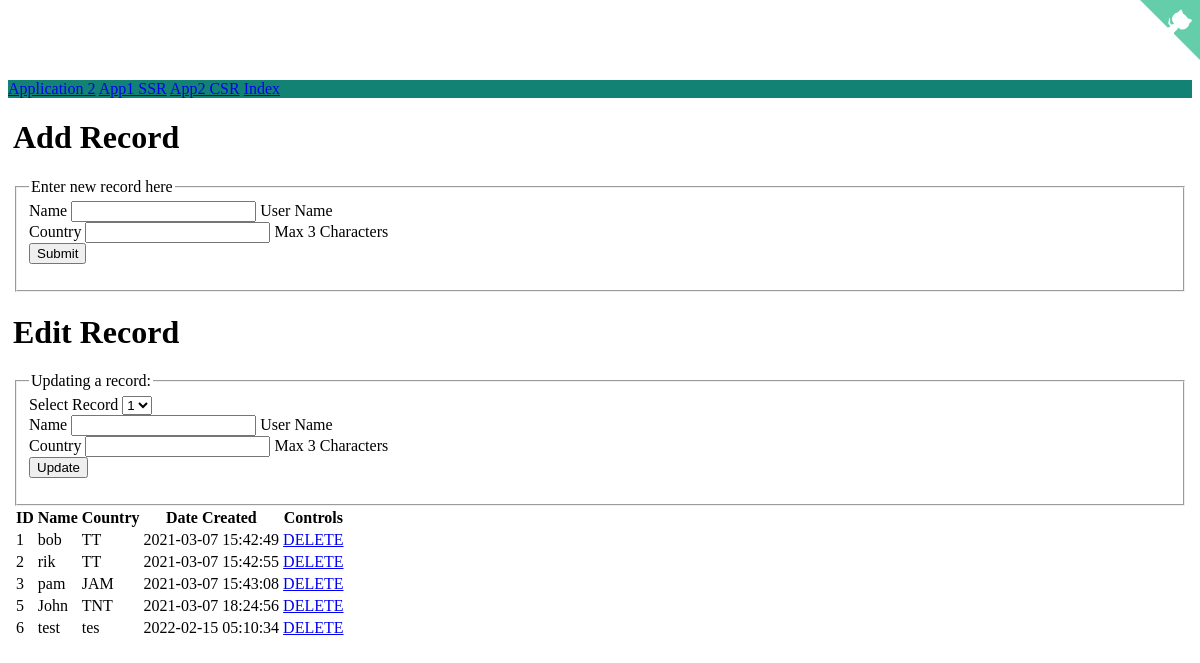
Page /app1 on the earlier database version.
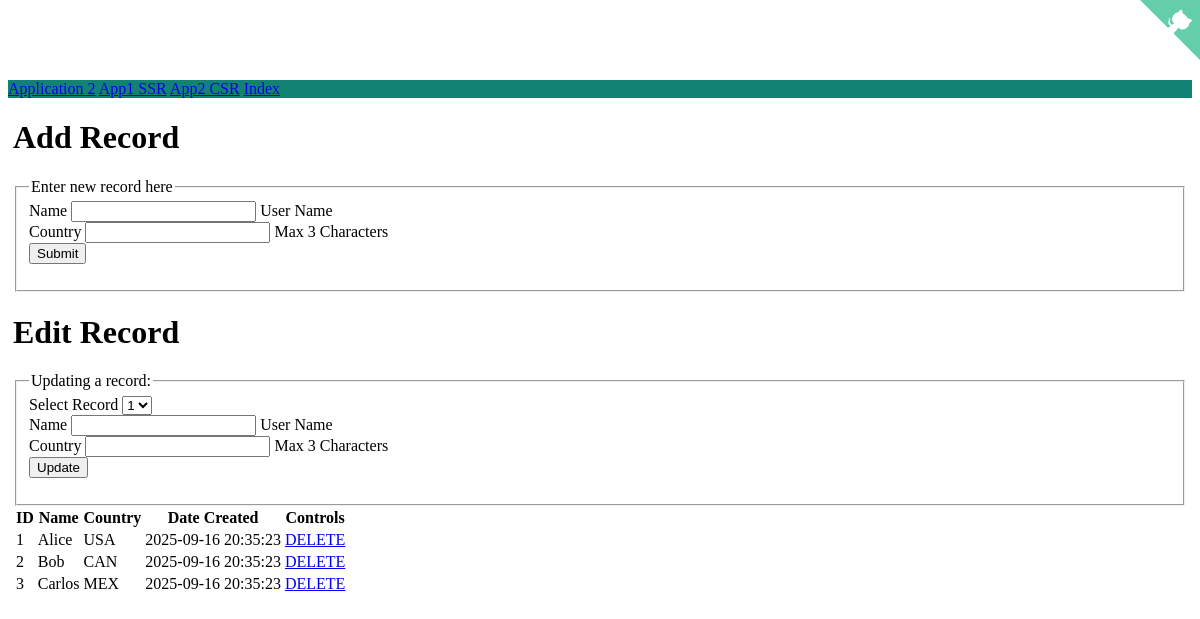
Same page on the later database version.
### main.py (models this page shows, shortened)
class Person(db.Model):
    __tablename__ = 'persons'
    id = Column(Integer, primary_key=True, autoincrement="auto")
    name = Column(String(50), unique=True)
    date_created = Column(DateTime(), server_default=func.now())
    country = Column(String(3), default='TnT')
    def toDict(self):
        return {
            'id': self.id,
            'name': self.name,
            'date_created': self.date_created,
            'country': self.country
        }

### main.py (the view)
@app.route('/app1')
def app1():
    records = Person.query.all()
    records = list(map(lambda object: object.toDict(), records))
    response = jsonify(records)
    return render_template("app1.html", person=None, records=records)

### templates/app1.html (shortened to what this page needs)
<html lang="en">
    <head>
        <link rel="stylesheet" href="https://unpkg.com/bootstrap-material-design@4.1.1/dist/css/bootstrap-material-design.min.css">
    </head>
    <body>
    <a href="https://github.com/Snickdx/flaskSample" class="github-corner" aria-label="View source on GitHub">
    </a>
        <nav class='navbar navbar-expand-md navbar-dark fixed-top bg-dark'>
            <a class="navbar-brand" href="#">Application 2</a>
            <a href="/app1" role="button" class="btn btn-primary btn-raised active" aria-pressed="true">App1 SSR</a>
            <a href="/app2" role="button" class="btn btn-primary btn-raised">App2 CSR</a>
            <a href="/" role="button" class="btn btn-primary btn-raised">Index</a>
        </nav>
        <div class="container">
            <div class="row">
                <div class="col-sm-4">
                        <div class="row">
                            <div>
                                <h1>Add Record</h1>
                            </div>
                        </div>
                        <div class="row">
                            <fieldset>
                                <legend>Enter new record here</legend>
                                <form method="POST" action="/persons">
                                  <div class="form-group">
                                    <label for="nameText" class="bmd-label-floating">Name</label>
                                    <input type="text" name="name" class="form-control" id="nameText">
                                    <span class="bmd-help">User Name</span>
                                  </div>
                                  <div class="form-group">
                                    <label for="countryText" class="bmd-label-floating">Country</label>
                                    <input type="text" name="country" maxlength="3" class="form-control" id="countryText">
                                    <span class="bmd-help">Max 3 Characters</span>
                                  </div>
                                  <button type="submit" class="btn btn-primary btn-raised">Submit</button>
                                </form>
                            </fieldset>
                        </div>
                        <div class="row">
                            <h1>Edit Record</h1>
                        </div>
                        <div class="row">
                            <fieldset>
                                <legend>Updating a record:</legend>
                                <form method="POST" action="/persons/update">
                                    <div class="form-group">
                                        <label for="recSelect">Select Record</label>
                                        <select name="id" class="form-control">
                                            {% for user in records %}
                                                <option>{{user.id}}</option>
                                            {% endfor %}
                                        </select>
                                    </div>
                                    <div class="form-group">
                                        <label for="nameText" class="bmd-label-floating">Name</label>
                                        <input type="text" name="name" class="form-control" value="" id="nameText">
                                        <span class="bmd-help">User Name</span>
                                    </div>
                                    <div class="form-group">
                                        <label for="countryText" class="bmd-label-floating">Country</label>
                                        <input type="text" name="country" maxlength="3" value="" class="form-control"
                                            id="countryText">
                                        <span class="bmd-help">Max 3 Characters</span>
                                    </div>
                                        <button type="submit" class="btn btn-primary btn-raised">Update</button>
                                </form>
                            </fieldset>
                        </div>
                </div>
                <div class="col-sm-8">
                    <table class="table table-striped table-hover">
                        <thead class="thead-dark">
                            <tr>
                                <th>ID</th><th>Name</th><th>Country</th><th>Date Created</th><th>Controls</th>
                            </tr>
                        </thead>
                        <tbody>
                            {% for user in records %}
                            <tr>
                                <td>{{user.id}}</td>
                                <td>{{user.name}}</td>
                                <td>{{user.country}}</td>
                                <td>{{user.date_created}}</td>
                                <td>
                                    <a class="btn btn-primary" href="/persons/delete/{{user.id}}">DELETE</a>
                                </td>
                            </tr>
                            {% endfor %}
                        </tbody>
                    </table>
                </div>
            </div>
        </div>
    </body>
</html>

### templates/app1.html (style rules this page uses)
body { min-height: 75rem; padding-top: 4.5rem; }
.bg-dark { background-color: #128275!important; }
.container { padding-left:5px; padding-right:5px; }

Differences in the rows shown:
removed Person: id "5", name "John", country "TNT", date_created "2021-03-07 18:24:56"
removed Person: id "6", name "test", country "tes", date_created "2022-02-15 05:10:34"
changed Person id 1: name "bob" → "Alice"; country "TT" → "USA"; date_created "2021-03-07 15:42:49" → "2025-09-16 20:35:23"
changed Person id 2: name "rik" → "Bob"; country "TT" → "CAN"; date_created "2021-03-07 15:42:55" → "2025-09-16 20:35:23"
changed Person id 3: name "pam" → "Carlos"; country "JAM" → "MEX"; date_created "2021-03-07 15:43:08" → "2025-09-16 20:35:23"
